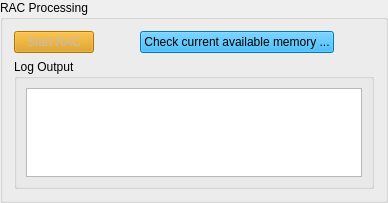
     <widget class="QGroupBox" name="groupBox_RAC_processing">
      <property name="sizePolicy">
       <sizepolicy hsizetype="Preferred" vsizetype="Fixed">
        <horstretch>0</horstretch>
        <verstretch>0</verstretch>
       </sizepolicy>
      </property>
      <property name="minimumSize">
       <size>
        <width>0</width>
        <height>0</height>
       </size>
      </property>
      <property name="styleSheet">
       <string notr="true">font: 600 9pt &quot;Segoe UI&quot;;</string>
      </property>
      <property name="title">
       <string>RAC Processing</string>
      </property>
      <layout class="QVBoxLayout" name="verticalLayout">
       <item>
        <layout class="QHBoxLayout" name="horizontalLayout_3">
         <item>
          <widget class="QPushButton" name="pushButton_start_rac">
           <property name="enabled">
            <bool>false</bool>
           </property>
           <property name="toolTip">
            <string>&lt;html&gt;&lt;head/&gt;&lt;body&gt;&lt;p&gt;&lt;span style=&quot; font-weight:400;&quot;&gt;Start ring artefact correction processing&lt;/span&gt;&lt;/p&gt;&lt;/body&gt;&lt;/html&gt;</string>
           </property>
           <property name="styleSheet">
            <string notr="true">background-color: rgb(216, 144, 0);
font: 700 9pt &quot;Segoe UI&quot;;</string>
           </property>
           <property name="text">
            <string>Start RAC</string>
           </property>
          </widget>
         </item>
         <item>
          <spacer name="horizontalSpacer_14">
           <property name="orientation">
            <enum>Qt::Orientation::Horizontal</enum>
           </property>
           <property name="sizeHint" stdset="0">
            <size>
             <width>40</width>
             <height>20</height>
            </size>
           </property>
          </spacer>
         </item>
         <item>
          <widget class="QPushButton" name="pushButton_check_memory">
           <property name="toolTip">
            <string>&lt;html&gt;&lt;head/&gt;&lt;body&gt;&lt;p&gt;Give an overview of available/needed disk space and memory&lt;/p&gt;&lt;/body&gt;&lt;/html&gt;</string>
           </property>
           <property name="styleSheet">
            <string notr="true">background-color: rgb(0, 170, 255);
font: 600 9pt &quot;Segoe UI&quot;;</string>
           </property>
           <property name="text">
            <string>Check current available memory ...</string>
           </property>
          </widget>
         </item>
         <item>
          <spacer name="horizontalSpacer_15">
           <property name="orientation">
            <enum>Qt::Orientation::Horizontal</enum>
           </property>
           <property name="sizeHint" stdset="0">
            <size>
             <width>40</width>
             <height>20</height>
            </size>
           </property>
          </spacer>
         </item>
        </layout>
       </item>
       <item>
        <widget class="QGroupBox" name="groupBox_log_output">
         <property name="maximumSize">
          <size>
           <width>16777215</width>
           <height>130</height>
          </size>
         </property>
         <property name="title">
          <string>Log Output</string>
         </property>
         <layout class="QHBoxLayout" name="horizontalLayout">
          <item>
           <widget class="QTextEdit" name="textEdit_logging_output">
            <property name="sizePolicy">
             <sizepolicy hsizetype="Expanding" vsizetype="Expanding">
              <horstretch>0</horstretch>
              <verstretch>0</verstretch>
             </sizepolicy>
            </property>
            <property name="toolTip">
             <string>&lt;html&gt;&lt;head/&gt;&lt;body&gt;&lt;p&gt;Give info about current processing steps&lt;/p&gt;&lt;/body&gt;&lt;/html&gt;</string>
            </property>
           </widget>
          </item>
         </layout>
        </widget>
       </item>
      </layout>
     </widget>
